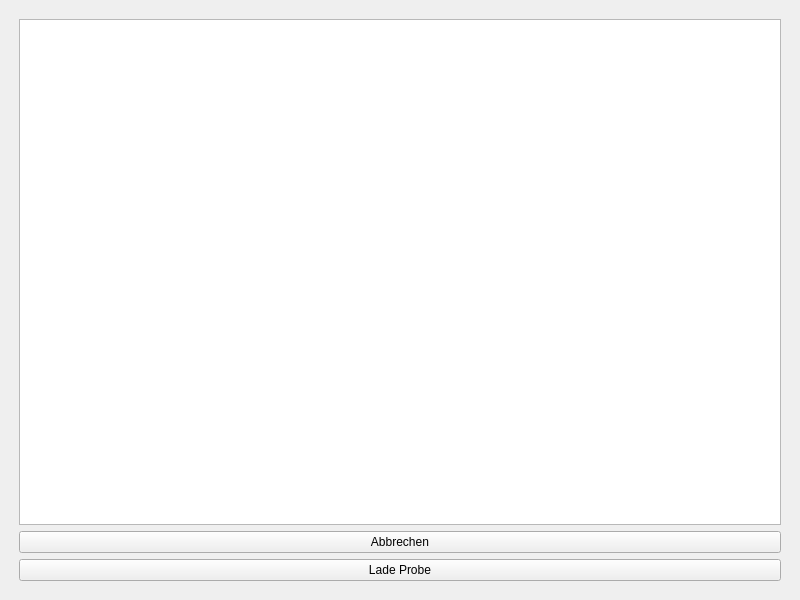
<?xml version="1.0" encoding="UTF-8"?>
<ui version="4.0">
 <class>MainWindow</class>
 <widget class="QMainWindow" name="MainWindow">
  <property name="geometry">
   <rect>
    <x>0</x>
    <y>0</y>
    <width>800</width>
    <height>600</height>
   </rect>
  </property>
  <property name="windowTitle">
   <string>MainWindow</string>
  </property>
  <widget class="QWidget" name="centralwidget">
   <layout class="QGridLayout" name="gridLayout">
    <item row="0" column="0">
     <layout class="QVBoxLayout" name="verticalLayout">
      <property name="leftMargin">
       <number>10</number>
      </property>
      <property name="topMargin">
       <number>10</number>
      </property>
      <property name="rightMargin">
       <number>10</number>
      </property>
      <property name="bottomMargin">
       <number>10</number>
      </property>
      <item>
       <widget class="QListWidget" name="listWidget"/>
      </item>
      <item>
       <widget class="QPushButton" name="pushButton_2">
        <property name="text">
         <string>Abbrechen</string>
        </property>
       </widget>
      </item>
      <item>
       <widget class="QPushButton" name="pushButton">
        <property name="text">
         <string>Lade Probe</string>
        </property>
       </widget>
      </item>
     </layout>
    </item>
   </layout>
  </widget>
 </widget>
 <resources/>
 <connections/>
</ui>
